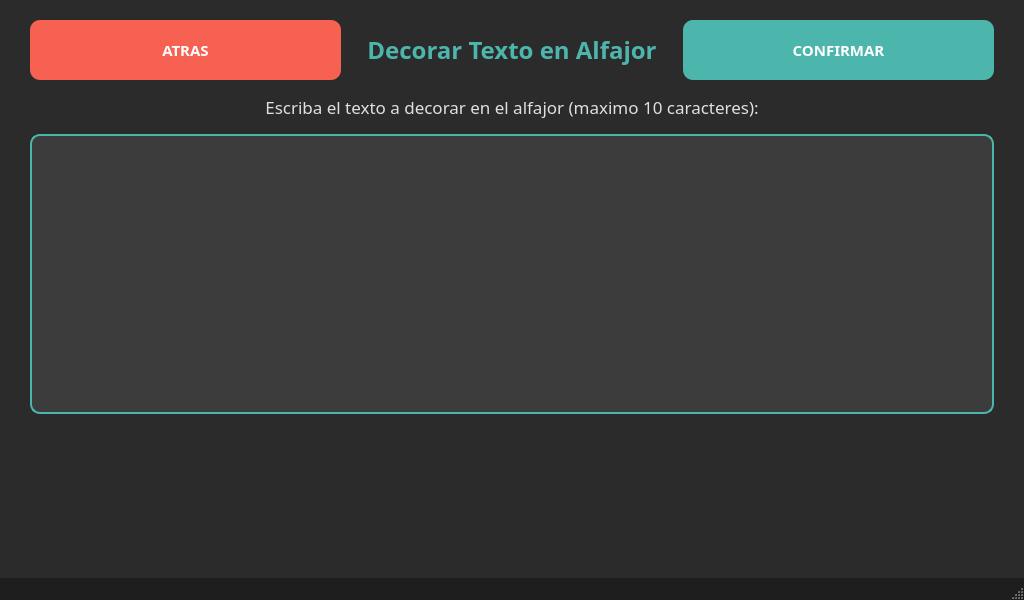
<?xml version="1.0" encoding="UTF-8"?>
<ui version="4.0">
 <class>MainWindow</class>
 <widget class="QMainWindow" name="MainWindow">
  <property name="geometry">
   <rect>
    <x>0</x>
    <y>0</y>
    <width>1024</width>
    <height>600</height>
   </rect>
  </property>
  <property name="minimumSize">
   <size>
    <width>1024</width>
    <height>600</height>
   </size>
  </property>
  <property name="maximumSize">
   <size>
    <width>1024</width>
    <height>600</height>
   </size>
  </property>
  <property name="windowTitle">
   <string>Opciones de Texto</string>
  </property>
  <property name="styleSheet">
   <string notr="true">
QMainWindow, QWidget#centralwidget {
  background-color: #2b2b2b;
}
QLabel {
  color: #e0e0e0;
  font-family: "Purisa";
}
QPushButton {
  background-color: #4DB6AC;
  color: white;
  border: none;
  border-radius: 10px;
  font-family: "Purisa";
  font-size: 15px;
  font-weight: bold;
}
QPushButton:pressed {
  background-color: #3d9e95;
}
QPushButton#pushButton {
  background-color: #F66151;
}
QPushButton#pushButton:pressed {
  background-color: #d44a3a;
}
QTextEdit {
  background-color: #3c3c3c;
  color: #e0e0e0;
  border: 2px solid #4DB6AC;
  border-radius: 10px;
  font-family: "Purisa";
  font-size: 24px;
  padding: 15px;
  selection-background-color: #4DB6AC;
}
QMenuBar {
  background-color: #1e1e1e;
  max-height: 0px;
}
QStatusBar {
  background-color: #1e1e1e;
  color: #4DB6AC;
  font-family: "Purisa";
  font-size: 12px;
}
   </string>
  </property>
  <widget class="QWidget" name="centralwidget">
   <layout class="QVBoxLayout" name="mainLayout">
    <property name="leftMargin">
     <number>30</number>
    </property>
    <property name="topMargin">
     <number>20</number>
    </property>
    <property name="rightMargin">
     <number>30</number>
    </property>
    <property name="bottomMargin">
     <number>10</number>
    </property>
    <property name="spacing">
     <number>15</number>
    </property>
    <item>
     <layout class="QHBoxLayout" name="topBar">
      <property name="spacing">
       <number>15</number>
      </property>
      <item>
       <widget class="QPushButton" name="pushButton">
        <property name="minimumSize">
         <size>
          <width>160</width>
          <height>60</height>
         </size>
        </property>
        <property name="font">
         <font>
          <family>Purisa</family>
          <pointsize>13</pointsize>
          <weight>75</weight>
          <bold>true</bold>
         </font>
        </property>
        <property name="text">
         <string>ATRAS</string>
        </property>
       </widget>
      </item>
      <item>
       <widget class="QLabel" name="label">
        <property name="font">
         <font>
          <family>Purisa</family>
          <pointsize>18</pointsize>
          <weight>75</weight>
          <bold>true</bold>
         </font>
        </property>
        <property name="styleSheet">
         <string notr="true">color: #4DB6AC;</string>
        </property>
        <property name="text">
         <string>Decorar Texto en Alfajor</string>
        </property>
        <property name="alignment">
         <set>Qt::AlignCenter</set>
        </property>
       </widget>
      </item>
      <item>
       <widget class="QPushButton" name="pushButton_2">
        <property name="minimumSize">
         <size>
          <width>180</width>
          <height>60</height>
         </size>
        </property>
        <property name="font">
         <font>
          <family>Purisa</family>
          <pointsize>13</pointsize>
          <weight>75</weight>
          <bold>true</bold>
         </font>
        </property>
        <property name="text">
         <string>CONFIRMAR</string>
        </property>
       </widget>
      </item>
     </layout>
    </item>
    <item>
     <widget class="QLabel" name="label_2">
      <property name="font">
       <font>
        <family>Purisa</family>
        <pointsize>13</pointsize>
       </font>
      </property>
      <property name="text">
       <string>Escriba el texto a decorar en el alfajor (maximo 10 caracteres):</string>
      </property>
      <property name="alignment">
       <set>Qt::AlignCenter</set>
      </property>
     </widget>
    </item>
    <item>
     <widget class="QTextEdit" name="textEdit">
      <property name="minimumSize">
       <size>
        <width>0</width>
        <height>280</height>
       </size>
      </property>
     </widget>
    </item>
    <item>
     <spacer name="bottomSpacer">
      <property name="orientation">
       <enum>Qt::Vertical</enum>
      </property>
      <property name="sizeHint" stdset="0">
       <size>
        <width>20</width>
        <height>40</height>
       </size>
      </property>
     </spacer>
    </item>
   </layout>
  </widget>
  <widget class="QMenuBar" name="menubar">
   <property name="geometry">
    <rect>
     <x>0</x>
     <y>0</y>
     <width>1024</width>
     <height>22</height>
    </rect>
   </property>
  </widget>
  <widget class="QStatusBar" name="statusbar"/>
 </widget>
 <resources/>
 <connections/>
</ui>
